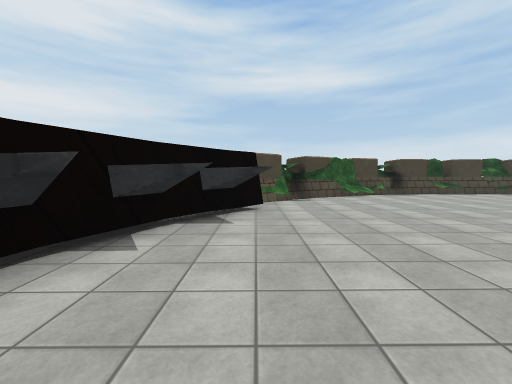
view 1 (above)

16 first-person views from a walk through a 3-D level made in the Unity game engine. The camera is 1.4 m above the floor, tilts 4° down and sees 90° across. The floor is counted in squares, 2 m on a side. Each view is taken from the middle of a square. On the plan, view 1 faces up. The plan holds only what a view shows up to about 9 squares ahead; the rest is blank. The place goes on beyond the plan. Some surface patterns are stand-ins.

view 2
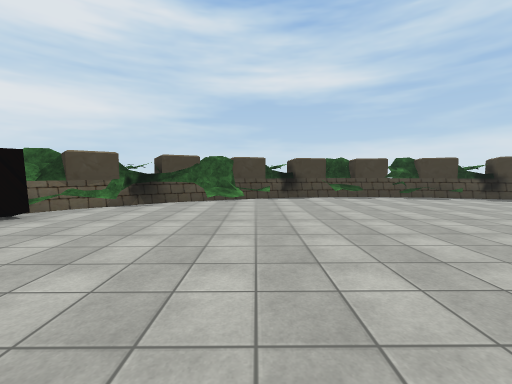

view 3
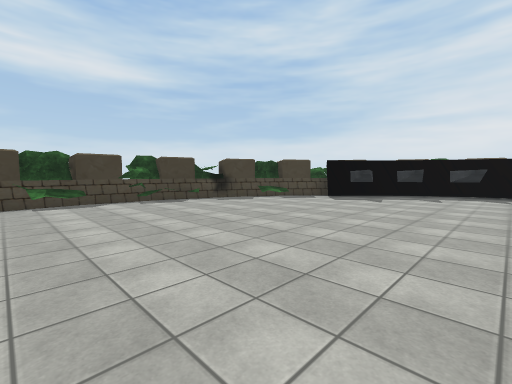

view 4
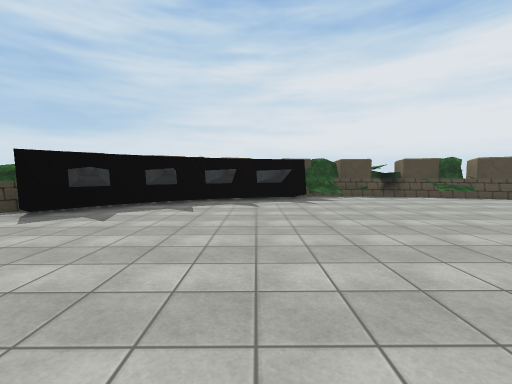

view 5
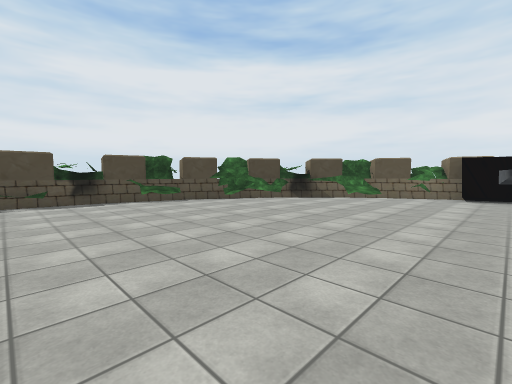

view 6
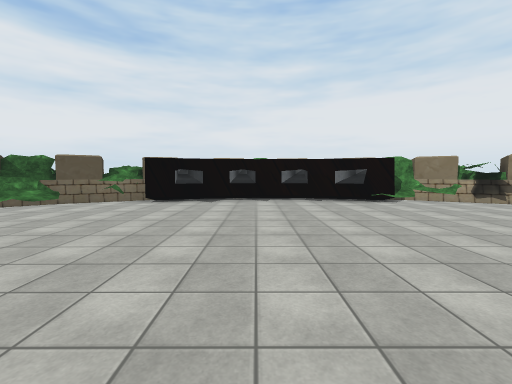

view 7
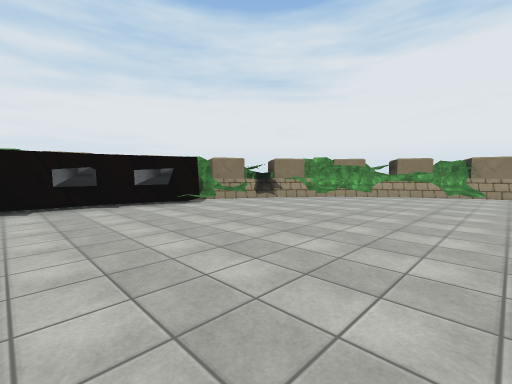

view 8
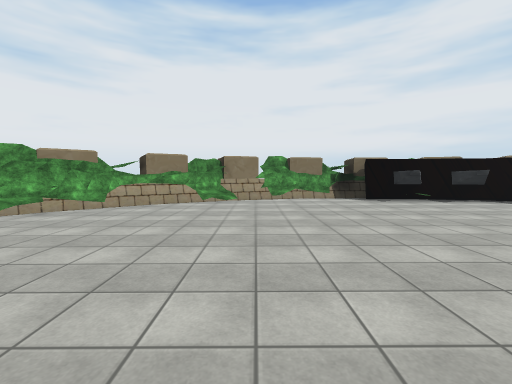

view 9
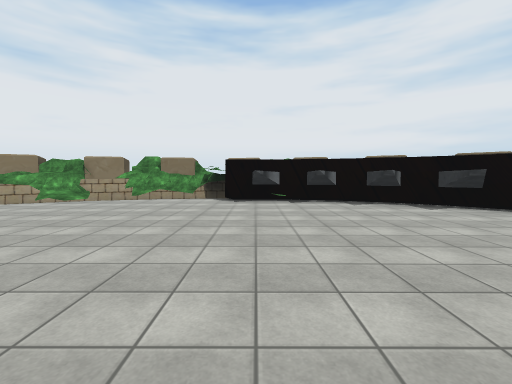

view 10
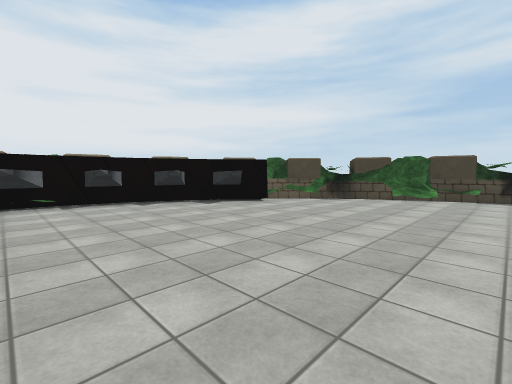

view 11
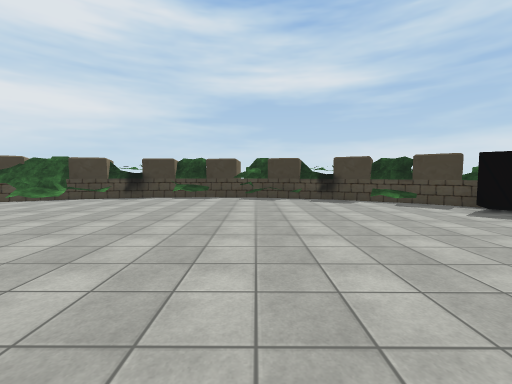

view 12
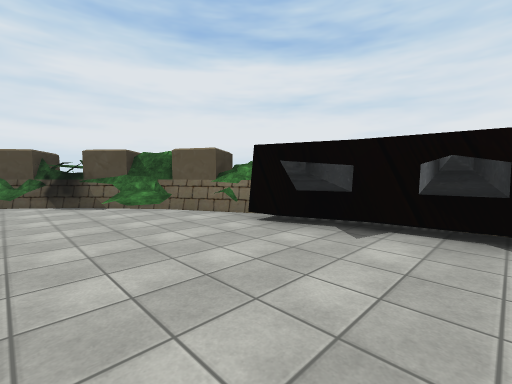

view 13
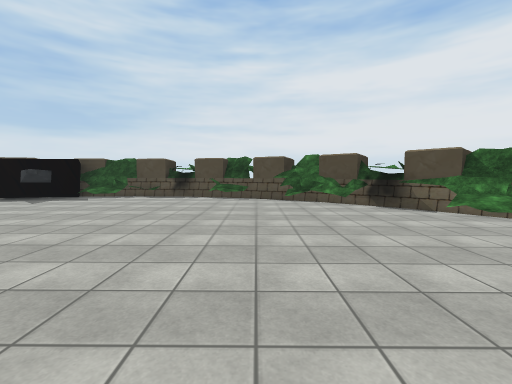

view 14
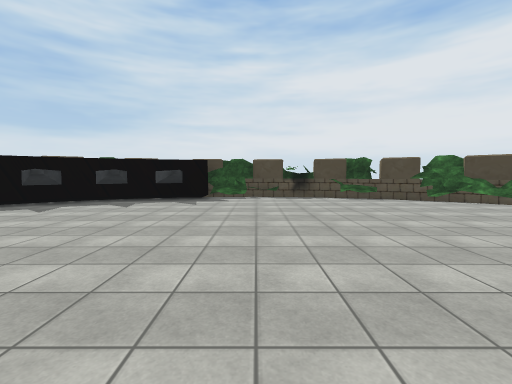

view 15
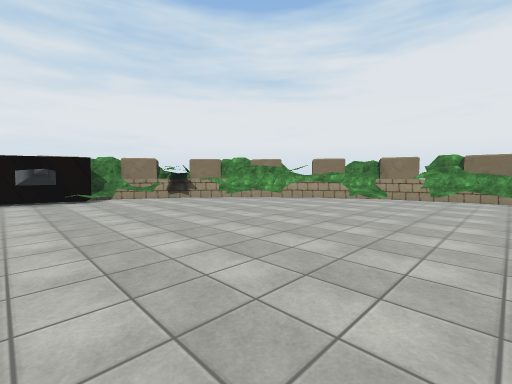

view 16
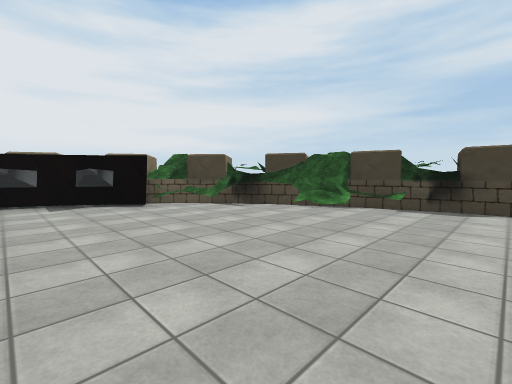

### Floor plan
Key: @ floor where view 1 was taken; # wall or solid block; . floor; / step, stairs or slope; ^ raised ledge.
Columns run from 3 left of view 1 to 18 right of it. Each row starts with its distance up from view 1.
 10        #######
  9      ####//..####
  8    ###/.........##
  7   ###............#
  6   #..............#
  5   ##.............##
  4   #...............##
  3  ##................##
  2  ##.................#
  1  #.......   .......###
  0 ##.@.....    ......./#
 -1 #.......    .........#
 -2 #.........   ........#
 -3 #......... . ........#
 -4 #.................../#
 -5 #^..................^^
 -6  #................./#
 -7  ##/............../#^
 -8   ##/.............##
 -9    ##.........../##^
-10     ###/#.##.#####
-11       ############

Where each view was taken, in squares from view 1:
view 1: 0 up, 0 right, facing up
view 2: 1 up, 4 right, facing up
view 3: 2 up, 6 right, facing up-right
view 4: 2 up, 9 right, facing right
view 5: 1 down, 10 right, facing down-right
view 6: 3 down, 8 right, facing down
view 7: 4 down, 8 right, facing down-left
view 8: 4 down, 5 right, facing left
view 9: 0 up, 5 right, facing left
view 10: 0 up, 5 right, facing up-left
view 11: 1 up, 9 right, facing up
view 12: 7 down, 8 right, facing down-right
view 13: 5 down, 9 right, facing right
view 14: 1 down, 9 right, facing right
view 15: 2 down, 6 right, facing down-left
view 16: 3 up, 6 right, facing up-left
